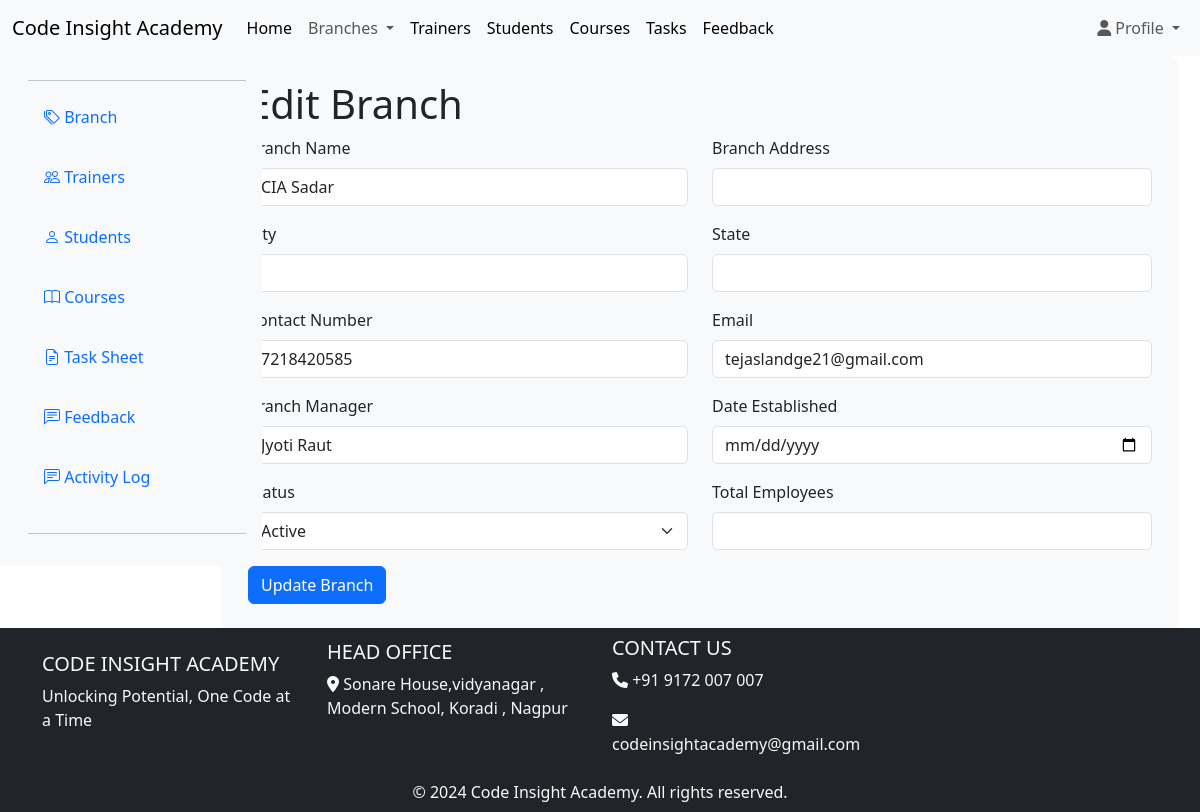
Screenshot of /edit/edit_branch.php?id=13 (signed in) with the database file from the repository.
### tables this page shows
CREATE TABLE `branches` (
  `branch_id` int(11) NOT NULL,
  `branch_name` varchar(255) NOT NULL,
  `branch_address` varchar(255) DEFAULT NULL,
  `city` varchar(100) DEFAULT NULL,
  `state` varchar(100) DEFAULT NULL,
  `contact_number` varchar(20) DEFAULT NULL,
  `email` varchar(255) DEFAULT NULL,
  `branch_manager` varchar(255) DEFAULT NULL,
  `date_established` date DEFAULT NULL,
  `status` enum('active','inactive') DEFAULT NULL,
  `total_employees` int(11) DEFAULT NULL
);

### edit/edit_branch.php (the view, shortened to what this page needs)
<?php
include 'log_activity.php';
if (isset($_GET['id'])) {
    $branch_id = $_GET['id'];
    $sql = "SELECT * FROM branches WHERE branch_id = ?";
    $stmt = $conn->prepare($sql);
    $stmt->bind_param("i", $branch_id);
    $stmt->execute();
    $result = $stmt->get_result();
    if ($result->num_rows > 0) {
        $branch = $result->fetch_assoc();
    } else {
        echo "Branch not found.";
        exit;
    }
} else {
    echo "Invalid branch ID.";
    exit;
}
?>
<!DOCTYPE html>
<html lang="en">
<head>
    <link href="https://cdnjs.cloudflare.com/ajax/libs/font-awesome/5.15.4/css/all.min.css" rel="stylesheet">
    <link href="https://cdn.jsdelivr.net/npm/bootstrap@5.3.0/dist/css/bootstrap.min.css" rel="stylesheet">
</head>
<body>
    <div style="position: sticky; top:0;">
        <?php include '../includes/header.php'; ?>
    </div>
    <div class="container-fluid">
        <div class="row">
            <nav id="sidebar" class="col-md-3 col-lg-2 d-none d-md-block bg-light sidebar mt-5 position-fixed" style="top: 0;">
                <?php include '../includes/sidebar.php'; ?>
            </nav>
            <main class="col-12 col-md-9 ms-sm-auto col-lg-10 px-md-4">
                <form method="POST" action="" class="p-4 bg-light rounded shadow-sm">
                    <h1>Edit Branch</h1>
                    <div class="row mb-3">
                        <div class="col-md-6">
                            <label for="branch_name" class="form-label">Branch Name</label>
                            <input type="text" class="form-control" id="branch_name" name="branch_name"
                                value="<?php echo htmlspecialchars($branch['branch_name']); ?>" required>
                        </div>
                        <div class="col-md-6">
                            <label for="branch_address" class="form-label">Branch Address</label>
                            <input type="text" class="form-control" id="branch_address" name="branch_address"
                                value="<?php echo htmlspecialchars($branch['branch_address']); ?>" required>
                        </div>
                    </div>
                    <div class="row mb-3">
                        <div class="col-md-6">
                            <label for="city" class="form-label">City</label>
                            <input type="text" class="form-control" id="city" name="city"
                                value="<?php echo htmlspecialchars($branch['city']); ?>" required>
                        </div>
                        <div class="col-md-6">
                            <label for="state" class="form-label">State</label>
                            <input type="text" class="form-control" id="state" name="state"
                                value="<?php echo htmlspecialchars($branch['state']); ?>" required>
                        </div>
                    </div>
                    <div class="row mb-3">
                        <div class="col-md-6">
                            <label for="contact_number" class="form-label">Contact Number</label>
                            <input type="tel" class="form-control" id="contact_number" name="contact_number"
                                pattern="[0-9]{10}" title="Please enter a valid 10-digit phone number" maxlength="10"
                                inputmode="numeric" oninput="this.value = this.value.replace(/[^0-9]/g, '');" required
                                value="<?php echo htmlspecialchars($branch['contact_number']); ?>" >
                        </div>
                        <div class="col-md-6">
                            <label for="email" class="form-label">Email</label>
                            <input type="email" class="form-control" id="email" name="email"
                                value="<?php echo htmlspecialchars($branch['email']); ?>" required>
                        </div>
                    </div>
                    <div class="row mb-3">
                        <div class="col-md-6">
                            <label for="branch_manager" class="form-label">Branch Manager</label>
                            <input type="text" class="form-control" id="branch_manager" name="branch_manager"
                                value="<?php echo htmlspecialchars($branch['branch_manager']); ?>" required>
                        </div>
                        <div class="col-md-6">
                            <label for="date_established" class="form-label">Date Established</label>
                            <input type="date" class="form-control" id="date_established" name="date_established"
                                value="<?php echo htmlspecialchars($branch['date_established']); ?>" required>
                        </div>
                    </div>
                    <div class="row mb-3">
                        <div class="col-md-6">
                            <label for="status" class="form-label">Status</label>
                            <select class="form-select" id="status" name="status" required>
                                <option value="active" <?php if ($branch['status'] == 'active') echo 'selected'; ?>>Active</option>
                            </select>
                        </div>
                        <div class="col-md-6">
                            <label for="total_employees" class="form-label">Total Employees</label>
                            <input type="number" class="form-control" id="total_employees" name="total_employees"
                                value="<?php echo htmlspecialchars($branch['total_employees']); ?>" required>
                        </div>
                    </div>
                    <button type="submit" class="btn btn-primary">Update Branch</button>
                </form>
            </main>
        </div>
    </div>
</body>
<?php include '../includes/footer.php'; ?>
</html>

### rows the page displays
branches: branch_name "CIA Sadar", contact_number "7218420585", email "tejaslandge21@gmail.com", branch_manager "Jyoti Raut", status "Active"
